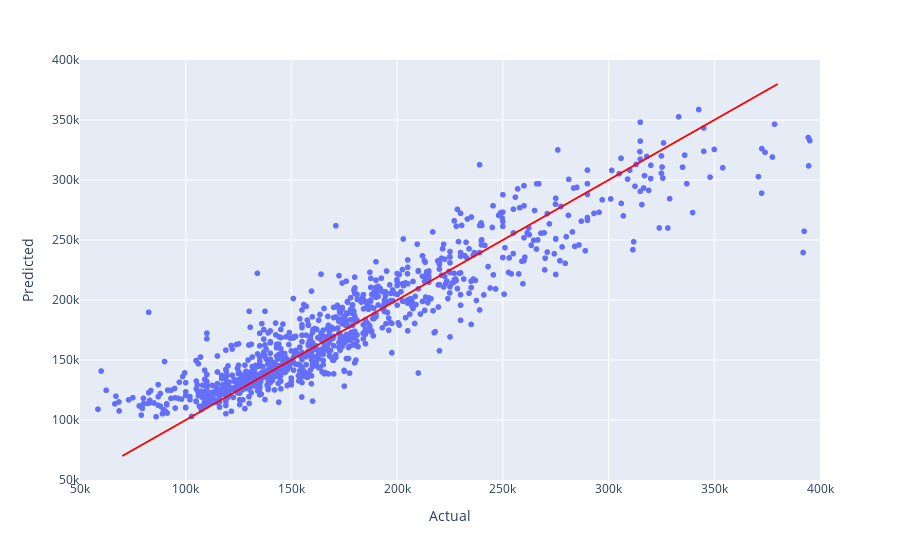

The cell this chart's notebook holds for it:
### Code cell
fig=px.scatter({'Actual':list(Y_train),'Predicted':list(Y_train_prediction)},
           x='Actual',
           y='Predicted',
           range_x=[50_000,400_000],range_y=[50_000,400_000])

fig.add_shape(type='line',
                x0=70_000,
                y0=70_000,
                x1=380_000,
                y1=380_000,
                line=dict(color='Red',),
                xref='x',
                yref='y'
)
fig

### Figure 1 — Plotly figure (JSON) as saved in the notebook; plotly's stock layout.template omitted (floating-point values rounded to 4 significant figures; data arrays with more than 128 entries replaced by an {"elided": "..."} marker saying what was removed)
{"data": [{"hovertemplate": "Actual=%{x}<br>Predicted=%{y}<extra></extra>", "legendgroup": "", "marker": {"color": "#636efa", "symbol": "circle"}, "mode": "markers", "name": "", "showlegend": false, "type": "scattergl", "x": {"elided": "1024 int values"}, "xaxis": "x", "y": {"elided": "1024 float values"}, "yaxis": "y"}], "layout": {"legend": {"tracegroupgap": 0}, "margin": {"t": 60}, "shapes": [{"line": {"color": "Red"}, "type": "line", "x0": 70000, "x1": 380000, "xref": "x", "y0": 70000, "y1": 380000, "yref": "y"}], "xaxis": {"anchor": "y", "domain": [0, 1], "range": [50000, 400000], "title": {"text": "Actual"}}, "yaxis": {"anchor": "x", "domain": [0, 1], "range": [50000, 400000], "title": {"text": "Predicted"}}}}
